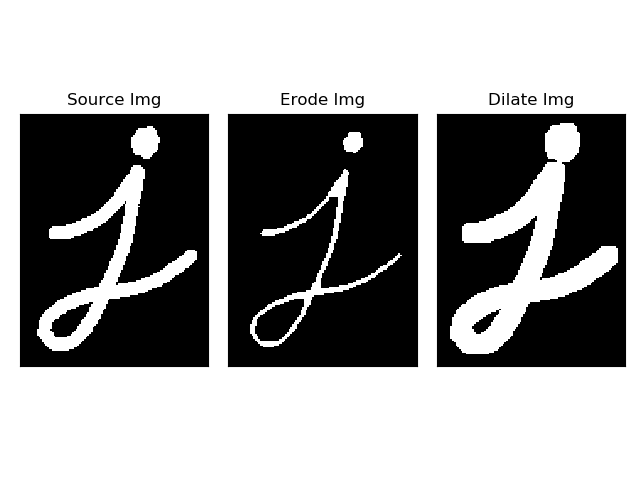

Write Python code to recreate this figure.
import cv2 as cv
import matplotlib.pyplot as plt
import numpy as np

# 读取图像
source = cv.imread('demo.png', cv.IMREAD_GRAYSCALE)

# 设置卷积核
kernel = np.ones((5, 5),np.uint8)

# 图像腐蚀
erode_img = cv.erode(source, kernel)

# 图像膨胀
dilate_result = cv.dilate(source, kernel)

# 显示结果
titles = ['Source Img','Erode Img','Dilate Img']
images = [source, erode_img, dilate_result]

# matplotlib 绘图
for i in range(3):
   plt.subplot(1, 3, i+1), plt.imshow(images[i],'gray')
   plt.title(titles[i])
   plt.xticks([]),plt.yticks([])

plt.show()
